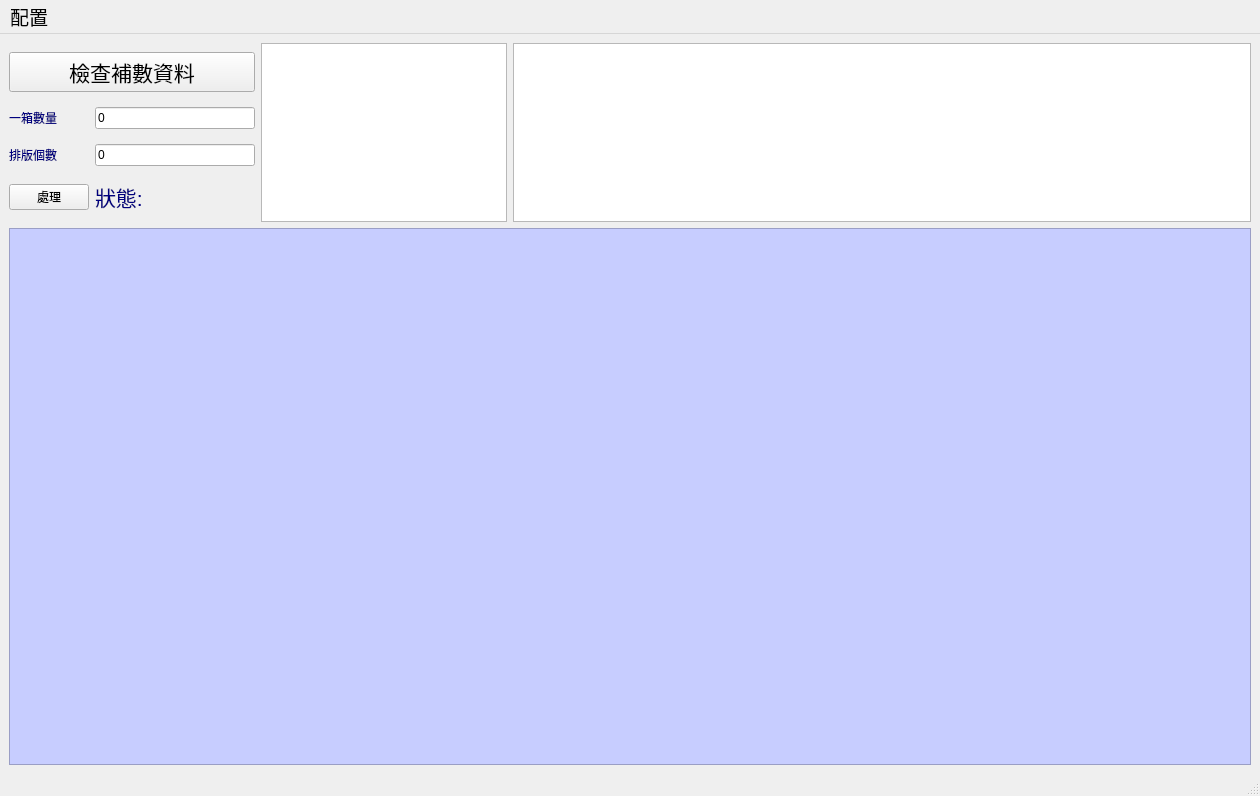
<?xml version="1.0" encoding="UTF-8"?>
<ui version="4.0">
 <class>MainWindow</class>
 <widget class="QMainWindow" name="MainWindow">
  <property name="geometry">
   <rect>
    <x>0</x>
    <y>0</y>
    <width>1260</width>
    <height>796</height>
   </rect>
  </property>
  <property name="windowTitle">
   <string>Honour 鋪數錄入</string>
  </property>
  <property name="windowIcon">
   <iconset resource="resourcefile.qrc">
    <normaloff>:/ico_file/sourcefile/bs.ico</normaloff>:/ico_file/sourcefile/bs.ico</iconset>
  </property>
  <property name="styleSheet">
   <string notr="true">QLabel{
	color: rgb(0, 0, 127);
	font: 12pt &quot;Microsoft Sans Serif&quot;;
}
QComboBox{
	font: 12pt &quot;Microsoft Sans Serif&quot;;
}
QLineEdit{
font: 12pt &quot;Microsoft Sans Serif&quot;;
}
QTableView{
	border-color: rgb(0, 85, 0);
	
	alternate-background-color: rgb(230, 201, 255);
	background-color: rgb(199, 205, 255);
/*	selection-background-color: rgb(85, 255, 0);*/

}


QCheckBox{
font: 12pt &quot;Microsoft Sans Serif&quot;;
	color: rgb(255, 85, 0);
}</string>
  </property>
  <widget class="QWidget" name="centralwidget">
   <layout class="QGridLayout" name="gridLayout_2">
    <item row="0" column="0">
     <layout class="QVBoxLayout" name="verticalLayout" stretch="2,6">
      <item>
       <layout class="QHBoxLayout" name="horizontalLayout" stretch="2,2,6">
        <item>
         <layout class="QGridLayout" name="gridLayout">
          <item row="0" column="0" colspan="2">
           <widget class="QPushButton" name="pushButton_scan">
            <property name="sizePolicy">
             <sizepolicy hsizetype="Minimum" vsizetype="Fixed">
              <horstretch>0</horstretch>
              <verstretch>0</verstretch>
             </sizepolicy>
            </property>
            <property name="font">
             <font>
              <family>Microsoft Sans Serif</family>
              <pointsize>16</pointsize>
              <weight>50</weight>
              <italic>false</italic>
              <bold>false</bold>
             </font>
            </property>
            <property name="text">
             <string>檢查補數資料</string>
            </property>
            <property name="icon">
             <iconset resource="resourcefile.qrc">
              <normaloff>:/ico_file/sourcefile/Refresh.ico</normaloff>:/ico_file/sourcefile/Refresh.ico</iconset>
            </property>
           </widget>
          </item>
          <item row="1" column="0">
           <widget class="QLabel" name="label_2">
            <property name="text">
             <string>一箱數量</string>
            </property>
           </widget>
          </item>
          <item row="1" column="1">
           <widget class="QLineEdit" name="lineEdit">
            <property name="text">
             <string>0</string>
            </property>
           </widget>
          </item>
          <item row="2" column="0">
           <widget class="QLabel" name="label_3">
            <property name="text">
             <string>排版個數</string>
            </property>
           </widget>
          </item>
          <item row="2" column="1">
           <widget class="QLineEdit" name="lineEdit_2">
            <property name="text">
             <string>0</string>
            </property>
           </widget>
          </item>
          <item row="3" column="0">
           <widget class="QPushButton" name="pushButton_process">
            <property name="enabled">
             <bool>true</bool>
            </property>
            <property name="styleSheet">
             <string notr="true">font: 75 16pt &quot;Arial&quot;;
</string>
            </property>
            <property name="text">
             <string>處理</string>
            </property>
            <property name="icon">
             <iconset resource="resourcefile.qrc">
              <normaloff>:/ico_file/sourcefile/run.png</normaloff>:/ico_file/sourcefile/run.png</iconset>
            </property>
           </widget>
          </item>
          <item row="3" column="1">
           <widget class="QLabel" name="label">
            <property name="font">
             <font>
              <family>Arial</family>
              <pointsize>16</pointsize>
              <weight>50</weight>
              <italic>false</italic>
              <bold>false</bold>
             </font>
            </property>
            <property name="styleSheet">
             <string notr="true">font: 16pt &quot;Arial&quot;;</string>
            </property>
            <property name="text">
             <string>狀態:</string>
            </property>
           </widget>
          </item>
         </layout>
        </item>
        <item>
         <widget class="QTextEdit" name="textEdit_joblist">
          <property name="font">
           <font>
            <family>Adobe Ming Std</family>
            <pointsize>16</pointsize>
           </font>
          </property>
          <property name="styleSheet">
           <string notr="true">color: rgb(255, 0, 255);</string>
          </property>
         </widget>
        </item>
        <item>
         <widget class="QTextEdit" name="textEdit_Log">
          <property name="font">
           <font>
            <family>Adobe Ming Std</family>
            <pointsize>12</pointsize>
           </font>
          </property>
          <property name="toolTip">
           <string>&lt;html&gt;&lt;head/&gt;&lt;body&gt;&lt;p&gt;&lt;span style=&quot; font-size:16pt; font-weight:600; color:#ff00ff;&quot;&gt;檢查報告!&lt;/span&gt;&lt;/p&gt;&lt;/body&gt;&lt;/html&gt;</string>
          </property>
          <property name="styleSheet">
           <string notr="true">color: rgb(0, 0, 255);</string>
          </property>
         </widget>
        </item>
       </layout>
      </item>
      <item>
       <widget class="QTableView" name="tableView_data">
        <property name="alternatingRowColors">
         <bool>true</bool>
        </property>
        <property name="selectionMode">
         <enum>QAbstractItemView::SingleSelection</enum>
        </property>
        <property name="selectionBehavior">
         <enum>QAbstractItemView::SelectRows</enum>
        </property>
       </widget>
      </item>
     </layout>
    </item>
   </layout>
  </widget>
  <widget class="QMenuBar" name="menubar">
   <property name="geometry">
    <rect>
     <x>0</x>
     <y>0</y>
     <width>1260</width>
     <height>30</height>
    </rect>
   </property>
   <property name="font">
    <font>
     <pointsize>14</pointsize>
    </font>
   </property>
   <widget class="QMenu" name="menu">
    <property name="font">
     <font>
      <pointsize>14</pointsize>
      <stylestrategy>PreferDefault</stylestrategy>
      <kerning>true</kerning>
     </font>
    </property>
    <property name="contextMenuPolicy">
     <enum>Qt::DefaultContextMenu</enum>
    </property>
    <property name="toolTip">
     <string/>
    </property>
    <property name="whatsThis">
     <string/>
    </property>
    <property name="title">
     <string extracomment="功能選項">配置</string>
    </property>
   </widget>
   <addaction name="menu"/>
  </widget>
  <widget class="QStatusBar" name="statusbar"/>
  <action name="action_importxls">
   <property name="icon">
    <iconset>
     <normaloff>:/ico_file/sourcefile/favicon.ico</normaloff>:/ico_file/sourcefile/favicon.ico</iconset>
   </property>
   <property name="text">
    <string>匯入補數編號</string>
   </property>
   <property name="font">
    <font>
     <family>Microsoft Sans Serif</family>
     <pointsize>14</pointsize>
    </font>
   </property>
  </action>
  <action name="action_output">
   <property name="icon">
    <iconset>
     <normaloff>:/ico_file/sourcefile/save.png</normaloff>:/ico_file/sourcefile/save.png</iconset>
   </property>
   <property name="text">
    <string>修改輸出PDF路徑</string>
   </property>
  </action>
  <action name="action2">
   <property name="icon">
    <iconset>
     <normaloff>:/ico_file/sourcefile/8923926.png</normaloff>:/ico_file/sourcefile/8923926.png</iconset>
   </property>
   <property name="text">
    <string>修改右邊和下邊出血位</string>
   </property>
   <property name="iconText">
    <string>修改右邊和下邊出血位</string>
   </property>
  </action>
  <action name="action_dele">
   <property name="text">
    <string>刪除行</string>
   </property>
  </action>
  <action name="actionscan">
   <property name="text">
    <string>掃描路徑</string>
   </property>
  </action>
 </widget>
 <tabstops>
  <tabstop>pushButton_scan</tabstop>
  <tabstop>tableView_data</tabstop>
 </tabstops>
 <resources>
  <include location="resourcefile.qrc"/>
 </resources>
 <connections/>
</ui>
